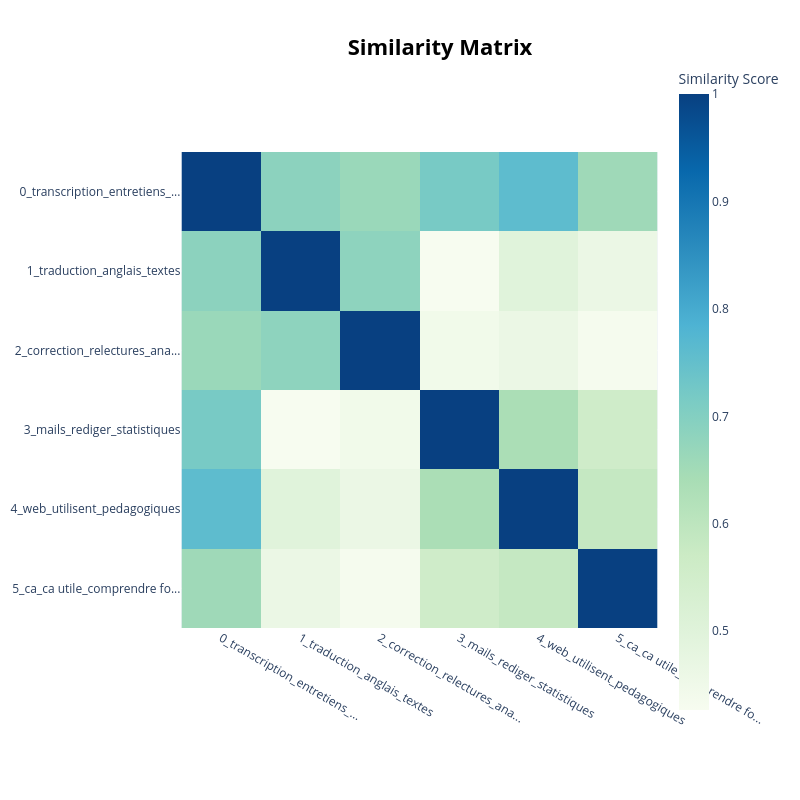

The notebook cell saved with this chart:
### Markdown cell above
## Matrice de similarité et arbre hiérarchique

On regarde quels sont les topics proches et s'il peut être judicieux d'opérer des regroupements.

### Code cell
topic_model.visualize_heatmap()

### Figure 1 — Plotly figure (JSON) as saved in the notebook; plotly's stock layout.template omitted (floating-point values rounded to 4 significant figures)
{"data": [{"coloraxis": "coloraxis", "hovertemplate": "x: %{x}<br>y: %{y}<br>Similarity Score: %{z}<extra></extra>", "name": "0", "type": "heatmap", "x": ["0_transcription_entretiens_...", "1_traduction_anglais_textes", "2_correction_relectures_ana...", "3_mails_rediger_statistiques", "4_web_utilisent_pedagogiques", "5_ca_ca utile_comprendre fo..."], "xaxis": "x", "y": ["0_transcription_entretiens_...", "1_traduction_anglais_textes", "2_correction_relectures_ana...", "3_mails_rediger_statistiques", "4_web_utilisent_pedagogiques", "5_ca_ca utile_comprendre fo..."], "yaxis": "y", "z": [[1.0, 0.6861, 0.6646, 0.7178, 0.7596, 0.6568], [0.6861, 1.0, 0.6829, 0.4267, 0.4989, 0.4645], [0.6646, 0.6829, 1.0, 0.4462, 0.4637, 0.4331], [0.7178, 0.4267, 0.4462, 1.0, 0.6351, 0.5578], [0.7596, 0.4989, 0.4637, 0.6351, 1.0, 0.5835], [0.6568, 0.4645, 0.4331, 0.5578, 0.5835, 1.0]]}], "layout": {"coloraxis": {"autocolorscale": false, "colorbar": {"title": {"text": "Similarity Score"}}, "colorscale": [[0, "rgb(247,252,240)"], [0.125, "rgb(224,243,219)"], [0.25, "rgb(204,235,197)"], [0.375, "rgb(168,221,181)"], [0.5, "rgb(123,204,196)"], [0.625, "rgb(78,179,211)"], [0.75, "rgb(43,140,190)"], [0.875, "rgb(8,104,172)"], [1, "rgb(8,64,129)"]]}, "height": 800, "hoverlabel": {"bgcolor": "white", "font": {"family": "Rockwell", "size": 16}}, "legend": {"title": {"text": "Trend"}}, "margin": {"t": 60}, "showlegend": true, "title": {"font": {"color": "Black", "size": 22}, "text": "<b>Similarity Matrix</b>", "x": 0.55, "xanchor": "center", "y": 0.95, "yanchor": "top"}, "width": 800, "xaxis": {"anchor": "y", "constrain": "domain", "domain": [0, 1], "scaleanchor": "y"}, "yaxis": {"anchor": "x", "autorange": "reversed", "constrain": "domain", "domain": [0, 1]}}}
